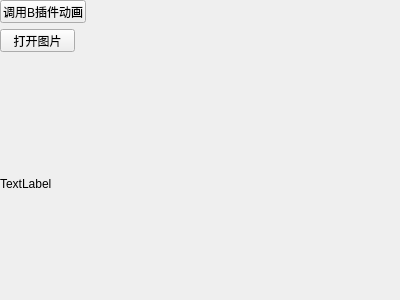
<?xml version="1.0" encoding="UTF-8"?>
<ui version="4.0">
 <class>PluginA</class>
 <widget class="QWidget" name="PluginA">
  <property name="geometry">
   <rect>
    <x>0</x>
    <y>0</y>
    <width>400</width>
    <height>300</height>
   </rect>
  </property>
  <property name="windowTitle">
   <string>Form</string>
  </property>
  <widget class="QPushButton" name="pushButton">
   <property name="geometry">
    <rect>
     <x>0</x>
     <y>29</y>
     <width>75</width>
     <height>23</height>
    </rect>
   </property>
   <property name="text">
    <string>打开图片</string>
   </property>
  </widget>
  <widget class="QPushButton" name="pushButton2">
   <property name="geometry">
    <rect>
     <x>0</x>
     <y>0</y>
     <width>86</width>
     <height>23</height>
    </rect>
   </property>
   <property name="text">
    <string>调用B插件动画</string>
   </property>
  </widget>
  <widget class="QLabel" name="label">
   <property name="geometry">
    <rect>
     <x>0</x>
     <y>58</y>
     <width>461</width>
     <height>251</height>
    </rect>
   </property>
   <property name="text">
    <string>TextLabel</string>
   </property>
  </widget>
 </widget>
 <resources/>
 <connections/>
</ui>
